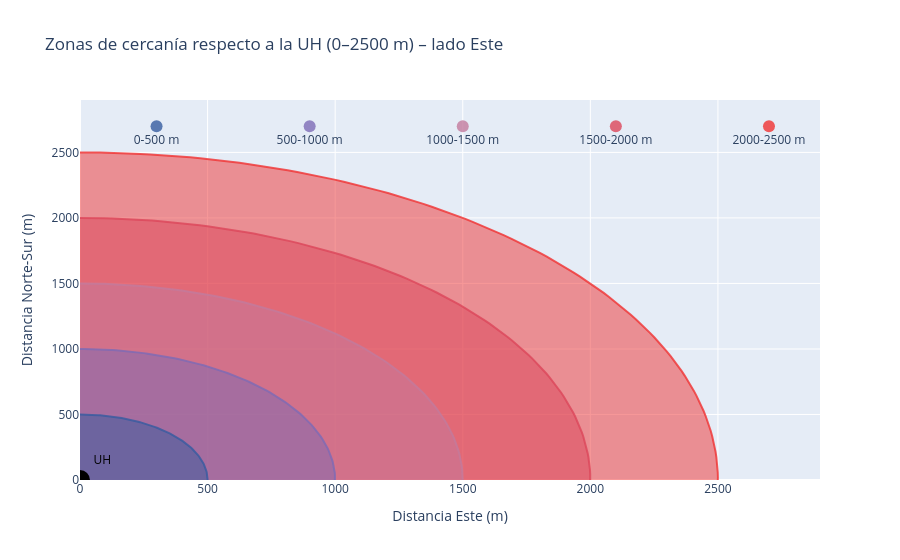

Notebook code cell kept with this figure:
### Markdown cell above
Para que el análisis reflejara una situación lo más real posible, se seleccionaron MIPYMES que suelen ser frecuentadas por estudiantes y que están ubicadas en un radio de **2,5 kilómetros** de la Universidad de La Habana.  
Esta distancia se considera razonable para los desplazamientos habituales que un estudiante puede realizar en su día a día.

La ubicación de estas tiendas y su cercanía a la universidad se muestran en el gráfico siguiente.  
En él, los locales aparecen distribuidos en **anillos de 500 metros**, lo que permite visualizar con mayor claridad qué tan lejos se encuentran.  
Al colocar el cursor sobre los puntos situados en la parte superior de la gráfica, es posible identificar cada MIPYME y el anillo al que pertenece.

### Code cell
from codes import localization
localization()

### Figure 1 — Plotly figure (JSON) as saved in the notebook; plotly's stock layout.template omitted (floating-point values rounded to 4 significant figures; data arrays with more than 128 entries replaced by an {"elided": "..."} marker saying what was removed)
{"data": [{"fill": "toself", "line": {"color": "rgba(240, 50, 50, 0.8)"}, "showlegend": false, "type": "scatter", "x": {"elided": "200 float values"}, "y": {"elided": "200 float values"}}, {"hoverlabel": {"font": {"color": "white"}}, "hovertemplate": "<b>2000-2500 m</b><br><br>Twin Pizza — 2084 m<br>Jugera — 2285 m<extra></extra>", "marker": {"color": "rgba(240, 50, 50, 0.8)", "size": 12}, "mode": "markers+text", "showlegend": false, "text": ["2000-2500 m"], "textposition": "bottom center", "type": "scatter", "x": [2700], "y": [2700]}, {"fill": "toself", "line": {"color": "rgba(220, 70, 90, 0.8)"}, "showlegend": false, "type": "scatter", "x": {"elided": "200 float values"}, "y": {"elided": "200 float values"}}, {"hoverlabel": {"font": {"color": "white"}}, "hovertemplate": "<b>1500-2000 m</b><br><br>El Carnicero — 1630 m<br>Linea Meya — 1643 m<br>Las Barrigonas — 1650 m<br>Linea y A — 1673 m<br>Los Quemao — 1701 m<br>Papo's — 1716 m<br>El Churro — 1742 m<br>SP Mercado — 1890 m<br>Mia — 1901 m<br>Los Veneros — 1947 m<br>Mercadito de 26 — 1947 m<br>Victoria — 1947 m<br>Mercadito de 23 — 1947 m<extra></extra>", "marker": {"color": "rgba(220, 70, 90, 0.8)", "size": 12}, "mode": "markers+text", "showlegend": false, "text": ["1500-2000 m"], "textposition": "bottom center", "type": "scatter", "x": [2100], "y": [2700]}, {"fill": "toself", "line": {"color": "rgba(195, 123, 157, 0.8)"}, "showlegend": false, "type": "scatter", "x": {"elided": "200 float values"}, "y": {"elided": "200 float values"}}, {"hoverlabel": {"font": {"color": "white"}}, "hovertemplate": "<b>1000-1500 m</b><br><br>Delicias — 1030 m<br>Rays Pizza — 1124 m<br>La Complicidad — 1158 m<br>La Familia — 1195 m<br>Doña Ileana — 1204 m<br>La Peseta — 1261 m<extra></extra>", "marker": {"color": "rgba(195, 123, 157, 0.8)", "size": 12}, "mode": "markers+text", "showlegend": false, "text": ["1000-1500 m"], "textposition": "bottom center", "type": "scatter", "x": [1500], "y": [2700]}, {"fill": "toself", "line": {"color": "rgba(125, 107, 182, 0.8)"}, "showlegend": false, "type": "scatter", "x": {"elided": "200 float values"}, "y": {"elided": "200 float values"}}, {"hoverlabel": {"font": {"color": "white"}}, "hovertemplate": "<b>500-1000 m</b><br><br>21 y K — 501 m<br>Chinshal — 511 m<br>Nya'a — 516 m<br>Place — 542 m<br>La Lucha — 592 m<br>La Via Corta — 596 m<br>29 y F — 629 m<br>Dos Amigos — 658 m<br>Mya Cafe — 677 m<br>Francis Cafe — 680 m<br>L y 17 — 685 m<br>Babella — 757 m<br>El Mercadito — 782 m<br>El Rojo — 799 m<br>Fogon — 846 m<br>Di'il Cafe — 846 m<br>Cafe Ramos — 846 m<br>Mercadito Rubi — 852 m<br>Helpink — 871 m<br>Bodegon de Luna — 872 m<br>D'Cotti — 872 m<br>Xalxa — 872 m<br>23 y D — 882 m<extra></extra>", "marker": {"color": "rgba(125, 107, 182, 0.8)", "size": 12}, "mode": "markers+text", "showlegend": false, "text": ["500-1000 m"], "textposition": "bottom center", "type": "scatter", "x": [900], "y": [2700]}, {"fill": "toself", "line": {"color": "rgba(54, 92, 160, 0.8)"}, "showlegend": false, "type": "scatter", "x": {"elided": "200 float values"}, "y": {"elided": "200 float values"}}, {"hoverlabel": {"font": {"color": "white"}}, "hovertemplate": "<b>0-500 m</b><br><br>La Loreta — 66 m<br>Vita Nova — 72 m<br>Sofia — 110 m<br>Wakamba — 113 m<br>Prado_Montero — 122 m<br>El Duende — 185 m<br>La Fortuna — 186 m<br>Titi Cafe — 188 m<br>Luna de Cristal — 338 m<br>Intermedio — 347 m<br>La Tres Torres — 400 m<br>El Escaparate — 452 m<br>Gamelys — 476 m<br>Rey Gaby — 485 m<extra></extra>", "marker": {"color": "rgba(54, 92, 160, 0.8)", "size": 12}, "mode": "markers+text", "showlegend": false, "text": ["0-500 m"], "textposition": "bottom center", "type": "scatter", "x": [300], "y": [2700]}, {"marker": {"color": "black", "size": 20}, "mode": "markers+text", "showlegend": false, "text": ["UH"], "textfont": {"color": "black"}, "textposition": "top right", "type": "scatter", "x": [0], "y": [0]}], "layout": {"showlegend": false, "title": {"text": "Zonas de cercanía respecto a la UH (0–2500 m) – lado Este"}, "xaxis": {"range": [0, 2900], "title": {"text": "Distancia Este (m)"}}, "yaxis": {"range": [0, 2900], "title": {"text": "Distancia Norte-Sur (m)"}}}}
